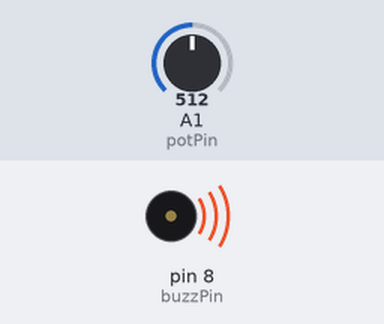
Simulated run of this sketch. Board: Arduino Uno, built with avr-gcc and run on an emulated ATmega328P. On the bench: buzzer (waves = sounding). The inputs (shaded band) are chosen by the test bench; at power-on: A1 (potPin) = 512. What the sketch prints to the serial monitor is not drawn.

Above: at 0.1 s.
Timing chart, 0 to 1.6 s (numbered marks = the images above):
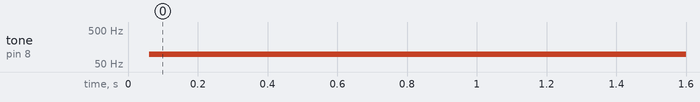

The sketch:

passiveBuzzerPotentiometer.ino
```cpp
int buzzPin = 8;
int potVal;
int potPin = A1;
int toneVal;

void setup() {
  // put your setup code here, to run once:
  Serial.begin(9600);
  pinMode(buzzPin,OUTPUT);
  pinMode(potPin,INPUT);
}

void loop() {
  // put your main code here, to run repeatedly:
  potVal = analogRead(potPin);
  toneVal = (9940./1023.)*potVal+60;
  Serial.println(potVal);
  digitalWrite(buzzPin, HIGH);
  delayMicroseconds(toneVal);
  digitalWrite(buzzPin, LOW);
  delayMicroseconds(toneVal);

}
```

Measured:
- by itself, tone on pin 8 (buzzPin): silent → 96 Hz at 0.06 s
